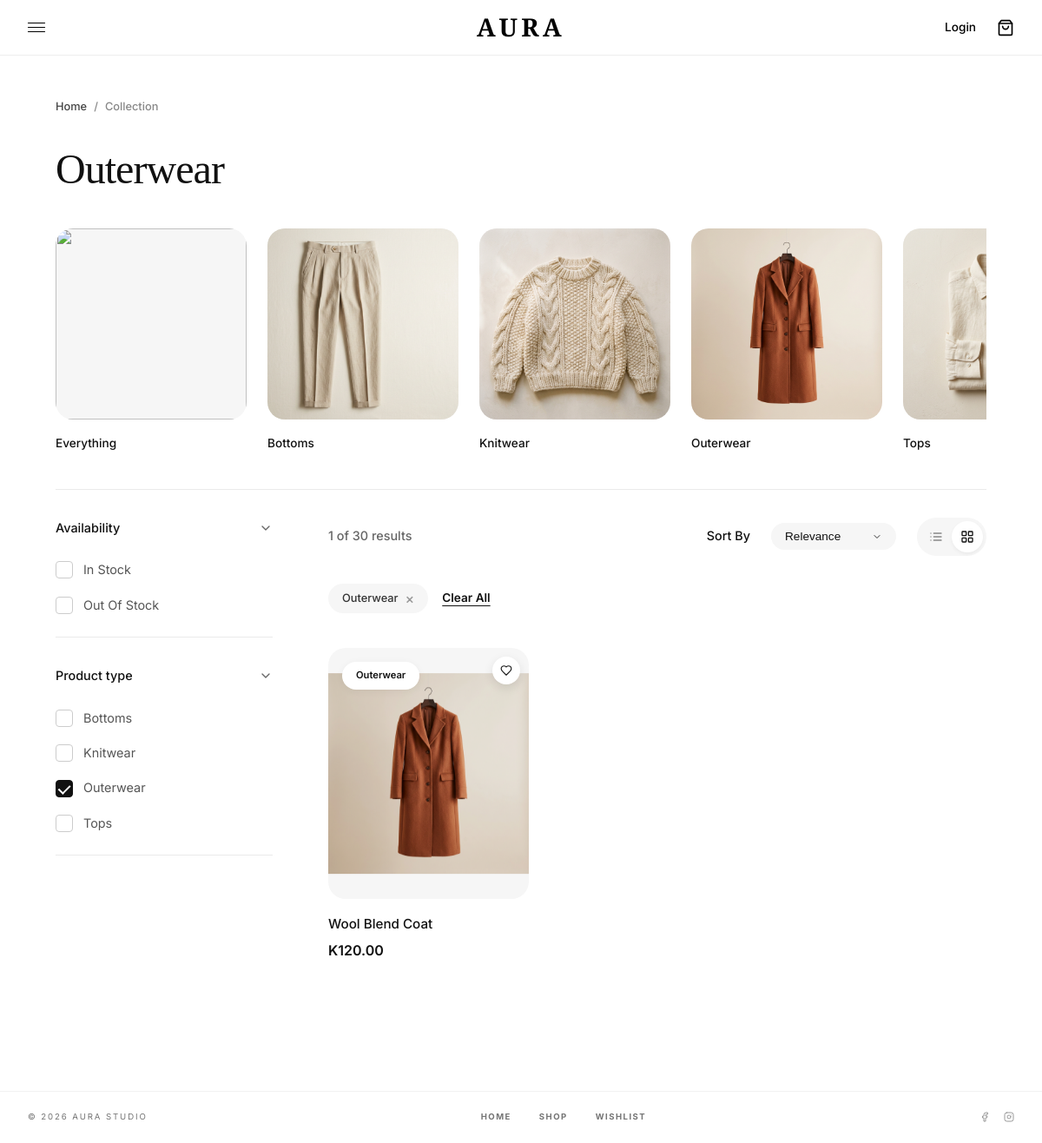
/shop.php?category=outerwear, run on the app's committed database.
### tables this page shows
CREATE TABLE `categories` (
    `id` INT AUTO_INCREMENT PRIMARY KEY,
    `name` VARCHAR(100) NOT NULL,
    `slug` VARCHAR(100) NOT NULL UNIQUE,
    `description` TEXT,
    `image` VARCHAR(255),
    `created_at` TIMESTAMP DEFAULT CURRENT_TIMESTAMP
);

CREATE TABLE `products` (
    `id` INT AUTO_INCREMENT PRIMARY KEY,
    `category_id` INT,
    `name` VARCHAR(255) NOT NULL,
    `slug` VARCHAR(255) NOT NULL UNIQUE,
    `description` TEXT,
    `price` DECIMAL(10, 2) NOT NULL,
    `stock` INT NOT NULL DEFAULT 0,
    `sizes` VARCHAR(255),  
    `image` VARCHAR(255),
    `is_featured` BOOLEAN DEFAULT FALSE,
    `created_at` TIMESTAMP DEFAULT CURRENT_TIMESTAMP,
    FOREIGN KEY (`category_id`) REFERENCES `categories`(`id`) ON DELETE SET NULL
);

### includes/auth.php (called while the page is built, shortened)
<?php
function isLoggedIn() {
    return isset($_SESSION['user_id']);
}

### includes/functions.php (called while the page is built, shortened)
<?php
function formatPrice($price) {
    return 'K' . number_format((float)$price, 2, '.', '');
}
function isInWishlist($productId) {
    if (!isLoggedIn()) return false;
    global $pdo;
    $stmt = $pdo->prepare("SELECT 1 FROM wishlist WHERE user_id = ? AND product_id = ?");
    $stmt->execute([getCurrentUserId(), $productId]);
    return (bool)$stmt->fetch();
}

### shop.php (the view, shortened to what this page needs)
<?php
require_once __DIR__ . '/includes/header.php';
$sort = $_GET['sort'] ?? 'newest';
$minPrice = isset($_GET['min_price']) && is_numeric($_GET['min_price']) ? (float)$_GET['min_price'] : null;
$maxPrice = isset($_GET['max_price']) && is_numeric($_GET['max_price']) ? (float)$_GET['max_price'] : null;
$inStockOnly = isset($_GET['in_stock']) && $_GET['in_stock'] === '1';
$whereClauses = [];
$params = [];
$categorySlugs = (isset($_GET['category']) && !empty($_GET['category'])) ? (is_array($_GET['category']) ? $_GET['category'] : [$_GET['category']]) : [];
$categoryName = "All Products";
if (!empty($categorySlugs)) {
    $placeholders = implode(',', array_fill(0, count($categorySlugs), '?'));
    $whereClauses[] = "category_id IN (SELECT id FROM categories WHERE slug IN ($placeholders))";
    foreach($categorySlugs as $slug) {
        $params[] = $slug;
    }
    if (count($categorySlugs) === 1) {
        $stmt = $pdo->prepare("SELECT name FROM categories WHERE slug = ?");
        $stmt->execute([$categorySlugs[0]]);
        $categoryName = $stmt->fetchColumn() ?: "Collection";
    } else {
        $categoryName = "Filtered Pieces";
    }
}
$whereSql = "";
if (!empty($whereClauses)) {
    $whereSql = "WHERE " . implode(" AND ", $whereClauses);
}
$orderBy = "ORDER BY created_at DESC";
$query = "SELECT p.*, c.name as category_name, c.slug as category_slug FROM products p LEFT JOIN categories c ON p.category_id = c.id $whereSql $orderBy";
$stmt = $pdo->prepare($query);
$stmt->execute($params);
$products = $stmt->fetchAll();
$stmtCat = $pdo->query("SELECT * FROM categories ORDER BY name ASC");
$allCategories = $stmtCat->fetchAll();
?>
<link rel="stylesheet" href="/assets/css/shop.css">
<div class="shop-container">
    <div class="shop-breadcrumb">
        <a href="/index.php">Home</a>
        <span class="separator">/</span>
        <span>Collection</span>
    </div>
    <h1 class="shop-title-m"><?= htmlspecialchars($categoryName) ?></h1>
    <div class="shop-categories-wrap">
        <a href="/shop.php" class="shop-category-card">
            <div class="shop-category-img-wrap img-fit-cover">
                <img src="/assets/images/placeholder.jpg">
            </div>
            <span class="shop-category-name">Everything</span>
        </a>
        <?php foreach($allCategories as $cat):
            $catImage = $cat['image'] ? '/uploads/' . $cat['image'] : '/assets/images/placeholder.jpg';
            if ($cat['slug'] === 'tops') $catImage = '/uploads/linen-shirt.jpg';
            if ($cat['slug'] === 'bottoms') $catImage = '/uploads/pleated-trousers.jpg';
            if ($cat['slug'] === 'outerwear') $catImage = '/uploads/wool-coat.jpg';
            if ($cat['slug'] === 'knitwear') $catImage = '/uploads/knit-sweater.jpg';
        ?>
            <a href="/shop.php?category=<?= $cat['slug'] ?>" class="shop-category-card">
                <div class="shop-category-img-wrap img-fit-cover">
                    <img src="<?= $catImage ?>">
                </div>
                <span class="shop-category-name"><?= htmlspecialchars($cat['name']) ?></span>
            </a>
        <?php endforeach; ?>
    </div>
    <div class="shop-layout">
        <aside class="shop-sidebar">
            <form action="/shop.php" method="GET" id="shop-filter-form">
                <div class="filter-group">
                    <div class="filter-header" onclick="this.nextElementSibling.classList.toggle('hidden')">
                        <span>Availability</span>
                        <svg class="filter-icon" xmlns="http://www.w3.org/2000/svg" viewBox="0 0 24 24" fill="none" stroke="currentColor" stroke-width="2" stroke-linecap="round" stroke-linejoin="round"><path d="m6 9 6 6 6-6"/></svg>
                    </div>
                    <div class="filter-options">
                        <label class="filter-checkbox-label">
                            <input type="checkbox" name="in_stock" value="1" <?= $inStockOnly ? 'checked' : '' ?> onchange="this.form.submit()">
                            <span>In Stock</span>
                        </label>
                        <label class="filter-checkbox-label">
                            <input type="checkbox">
                            <span>Out Of Stock</span>
                        </label>
                    </div>
                </div>
                <div class="filter-group">
                    <div class="filter-header" onclick="this.nextElementSibling.classList.toggle('hidden')">
                        <span>Product type</span>
                        <svg class="filter-icon" xmlns="http://www.w3.org/2000/svg" viewBox="0 0 24 24" fill="none" stroke="currentColor" stroke-width="2" stroke-linecap="round" stroke-linejoin="round"><path d="m6 9 6 6 6-6"/></svg>
                    </div>
                    <div class="filter-options">
                        <?php foreach($allCategories as $c): ?>
                            <label class="filter-checkbox-label">
                                <input type="checkbox" name="category[]" value="<?= htmlspecialchars($c['slug']) ?>" <?= in_array($c['slug'], $categorySlugs) ? 'checked' : '' ?> onchange="this.form.submit()">
                                <span><?= htmlspecialchars($c['name']) ?></span>
                            </label>
                        <?php endforeach; ?>
                    </div>
                </div>
            </form>
        </aside>
        <main class="shop-main">
            <div class="shop-controls">
                <span class="shop-results-count"><?= count($products) ?> of 30 results</span>
                <div class="shop-sort-wrap">
                    <span class="shop-sort-label">Sort By</span>
                    <select form="shop-filter-form" name="sort" onchange="this.form.submit()" class="shop-sort-select">
                        <option value="newest" <?= $sort === 'newest' ? 'selected' : '' ?>>Relevance</option>
                    </select>
                    <div class="shop-view-toggles">
                        <div class="view-toggle-btn">
                        </div>
                        <div class="view-toggle-btn active">
                        </div>
                    </div>
                </div>
            </div>
            <div class="active-filters">
                <?php foreach($categorySlugs as $slug):
                    $currName = "";
                    foreach($allCategories as $ac) if($ac['slug'] === $slug) $currName = $ac['name'];
                ?>
                    <div class="active-filter-chip"><?= htmlspecialchars($currName) ?> <span onclick="window.location='/shop.php?<?= http_build_query(array_diff_key($_GET, ['category' => ''])) . '&' . http_build_query(['category' => array_diff($categorySlugs, [$slug])]) ?>'">×</span></div>
                <?php endforeach; ?>
                <?php if(!empty($categorySlugs) || $inStockOnly || $minPrice || $maxPrice): ?>
                    <a href="/shop.php" class="clear-filters-btn">Clear All</a>
                <?php endif; ?>
            </div>
            <?php if(empty($products)): ?>
                <div class="empty-state">
                    <h3>No matching pieces</h3>
                    <p>Try broadening your selection to find what you're looking for.</p>
                    <a href="/shop.php" class="btn btn-primary" style="border-radius:99px; padding: 1rem 2rem;">Clear All Filters</a>
                </div>
            <?php else: ?>
                <div class="shop-product-grid">
                    <?php foreach($products as $product): ?>
                        <a href="/product.php?id=<?= $product['id'] ?>" class="shop-product-card">
                            <div class="shop-product-img-wrap">
                                <img src="<?= $product['image'] ? '/uploads/' . htmlspecialchars($product['image']) : '/assets/images/placeholder.jpg' ?>" alt="<?= htmlspecialchars($product['name']) ?>">
                                <div class="shop-product-badge"><?= htmlspecialchars($product['category_name']) ?></div>
                                <div class="wishlist-toggle-shop <?= isInWishlist($product['id']) ? 'active' : '' ?>"
                                     data-id="<?= $product['id'] ?>"
                                     style="position: absolute; top: 10px; right: 10px; z-index: 20; background: white; width: 32px; height: 32px; border-radius: 50%; display: flex; align-items: center; justify-content: center; box-shadow: 0 4px 12px rgba(0,0,0,0.1); cursor: pointer; transition: all 0.3s ease;">
                                    <svg xmlns="http://www.w3.org/2000/svg" width="14" height="14" viewBox="0 0 24 24" fill="<?= isInWishlist($product['id']) ? 'currentColor' : 'none' ?>" stroke="currentColor" stroke-width="2" stroke-linecap="round" stroke-linejoin="round" style="color: <?= isInWishlist($product['id']) ? '#ff4757' : '#1a1a1a' ?>;"><path d="M19 14c1.49-1.46 3-3.21 3-5.5A5.5 5.5 0 0 0 16.5 3c-1.76 0-3 .5-4.5 2-1.5-1.5-2.74-2-4.5-2A5.5 5.5 0 0 0 2 8.5c0 2.3 1.5 4.05 3 5.5l7 7Z"></path></svg>
                                </div>
                            </div>
                            <span class="shop-product-title"><?= htmlspecialchars($product['name']) ?></span>
                            <span class="shop-product-price"><?= formatPrice($product['price']) ?></span>
                        </a>
                    <?php endforeach; ?>
                </div>
            <?php endif; ?>
        </main>
    </div>
</div>
<?php require_once __DIR__ . '/includes/footer.php'; ?>

### assets/css/style.css (style rules this page uses)
:root { --color-cream: #ffffff; --color-beige: #f5f5f5; --color-sand: #eeeeee; --color-soft-brown: #757575; --color-terracotta: #1a1a1a; --color-accent: #c46d5e; --color-dark: #000000; --color-white: #ffffff; --font-main: 'Inter', system-ui, -apple-system, sans-serif; --font-serif: 'Playfair Display', serif; --shadow-soft: none; --shadow-hover: none; --radius-sm: 8px; --radius-md: 12px; --radius-lg: 20px; --radius-xl: 30px; --radius-full: 9999px; --transition: all 0.5s cubic-bezier(0.16, 1, 0.3, 1); --transition-fast: all 0.2s ease; }
* { margin: 0; padding: 0; box-sizing: border-box; }
html { font-size: 16px; scroll-behavior: smooth; }
body { font-family: var(--font-main); background-color: var(--color-cream); color: var(--color-dark); line-height: 1.7; display: flex; flex-direction: column; min-height: 100vh; -webkit-font-smoothing: antialiased; }
main { flex: 1; }
a { color: inherit; text-decoration: none; transition: var(--transition); }
img { max-width: 100%; height: auto; display: block; }
h1, h2, h3, h4, h5, h6 { font-weight: 600; line-height: 1.2; margin-bottom: 1.5rem; color: var(--color-dark); }
h1 { font-size: 3rem; letter-spacing: -0.02em; }
main { padding-bottom: 80px; }

### data on the page
categories: name "Outerwear", shows a picture, slug "☑"
categories: shows a picture, name "Bottoms"
categories: shows a picture, name "Knitwear"
categories: shows a picture, name "Tops"
products: image (picture), category.name "Outerwear", name "Wool Blend Coat", price "K120.00"

### other printed values
count($products) "1"
